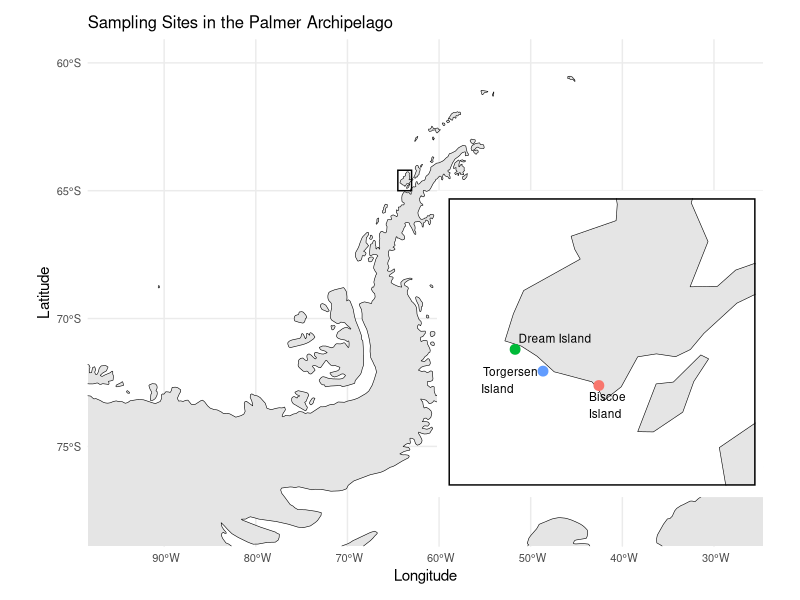
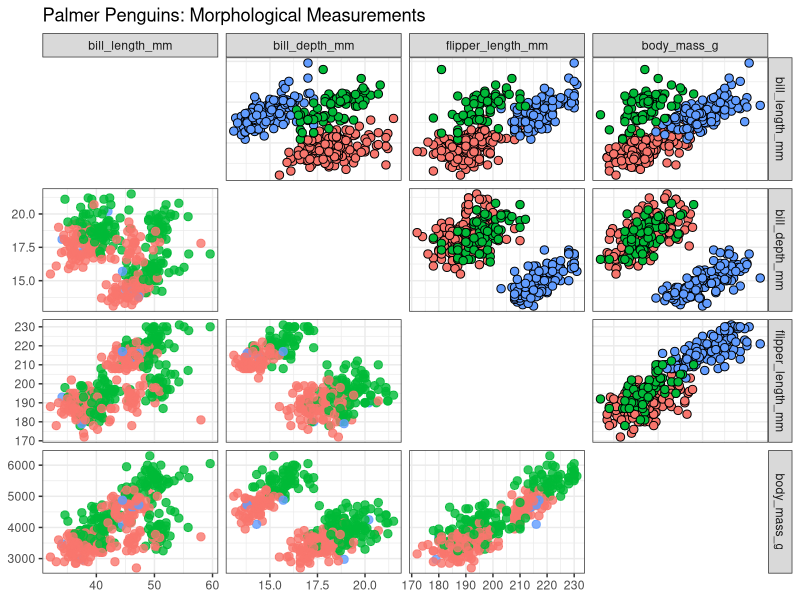

Write the R code that produced these figures, in order.
## ---- chunk 1
#| label: load-packages
#| echo: false
#| message: false
#| warning: false
library(tidyverse)
library(rnaturalearth)
library(rnaturalearthdata)
library(palmerpenguins)
library(patchwork)
library(ggrepel)
library(GGally)
## ---- chunk 2
data("penguins")

# Coordenadas obtenidas a partir del artículo original (https://doi.org/10.1371/journal.pone.0090081)
coordinates <- data.frame(
  Island = c("Biscoe\nIsland", "Torgersen\nIsland", "Dream Island"),
  Latitude = c(-64.800, -64.767, -64.717),
  Longitude = c(-63.767, -64.067, -64.217)
)

table(penguins$species)
## ---- chunk 3
#| label: fig-mapa-distribucion
# Get Antarctica and nearby islands data
antarctica <- ne_countries(scale = "medium", continent = "antarctica", returnclass = "sf")

# Main map (Antarctica)
main_map <- ggplot(data = antarctica) +
  geom_sf(fill = "gray90", color = "black") +
  theme_minimal() +
  geom_rect(
    xmin = -64.5, xmax = -63, ymin = -65, ymax = -64.2,
    color = "black", fill = NA, linewidth = 0.5
  ) +
  labs(title = "Sampling Sites in the Palmer Archipelago", x = "Longitude", y = "Latitude") +
  coord_sf(xlim = c(-95, -28), ylim = c(-78, -60)) +
  theme(
    axis.text = element_text(size = 8),
    plot.title = element_text(size = 12)
  )

# Inset map (Palmer Archipelago region)
inset_map <- ggplot(data = antarctica) +
  geom_sf(fill = "gray90", color = "black") +
  geom_point(data = coordinates, aes(x = Longitude, y = Latitude, color = Island), size = 3) +
  geom_text_repel(data = coordinates, aes(x = Longitude, y = Latitude, label = Island), 
            hjust = -0.1, vjust = 0.5, size = 3) +
  theme_bw()+
  theme(legend.position = "none",
        axis.text = element_blank(),
        axis.ticks = element_blank(), 
        axis.title = element_blank(),
        panel.border = element_rect(color = 'black', size = 1),
        panel.grid = element_blank()) +
  coord_sf(xlim = c(-64.5, -63), ylim = c(-65, -64.4)) +
  labs(x = "Longitude", y = "Latitude")

# Combine the main and inset map
main_map +
  inset_element(inset_map,  left = 0.55,    # Start near the right side
                bottom = 0.10,  # Start close to the bottom
                right = 0.99,   # End near the right edge
                top = 0.75,      # End partway up from the bottom
                align_to = 'full')


## ---- chunk 4
#| label: tbl-sampling
#| message: false
#| warning: false

# Sampling size
levels(penguins$sex) <- c("female", "male","Unkn.")
levels(penguins$species) <- c("P. adelie", "P. chinstrap", "P. gentoo")
penguins$sex[is.na(penguins$sex)] <- "Unkn."

library(kableExtra)

penguins %>% 
  # Summarize data by species, island, and sex
  summarise(n = n(), .by = c(species, island, sex)) %>% 
  
  # Convert count to character to allow empty string
  mutate(n = as.character(n)) %>% 
  
  # Reshape data to wide format
  pivot_wider(
    id_cols = c(species, island), 
    names_from = sex, 
    values_from = n, 
    values_fill = list(n = "")
  ) %>% 
  
  # Create kable table
  kbl(
    caption = "Summary of Penguin Counts by Species, Island, and Sex", 
    col.names = c("Species", "Island", "Male", "Female", "Unkn.")
  ) %>% 
  
  # Bold column labels
  kable_styling(
    full_width = FALSE, 
    bootstrap_options = c("striped", "hover"), 
    font_size = 14
  ) %>% 
  
  # Italicize species names in row groups
  column_spec(1, italic = TRUE)
## ---- chunk 5
#| label: fig-MeasureExploration
#| message: false
#| warning: false
data(penguins)

penguins%>%
  filter(!is.na(sex)) %>%
  select(-c(island, year)) %>%
  ggpairs(
    columns = 2:5,
    mapping = aes(color = sex, fill = species), 
    upper = list(continuous = wrap("points", shape = 21, size = 2.5, mapping = aes( fill = sex), color = "black")),  
    diag = list(continuous = "blank"), 
    lower = list(continuous = wrap("points", size = 2.5, alpha = 0.8)) 
  ) +
  theme_bw() +
  labs(title = "Palmer Penguins: Morphological Measurements") +
  theme(legend.position = "bottom")
